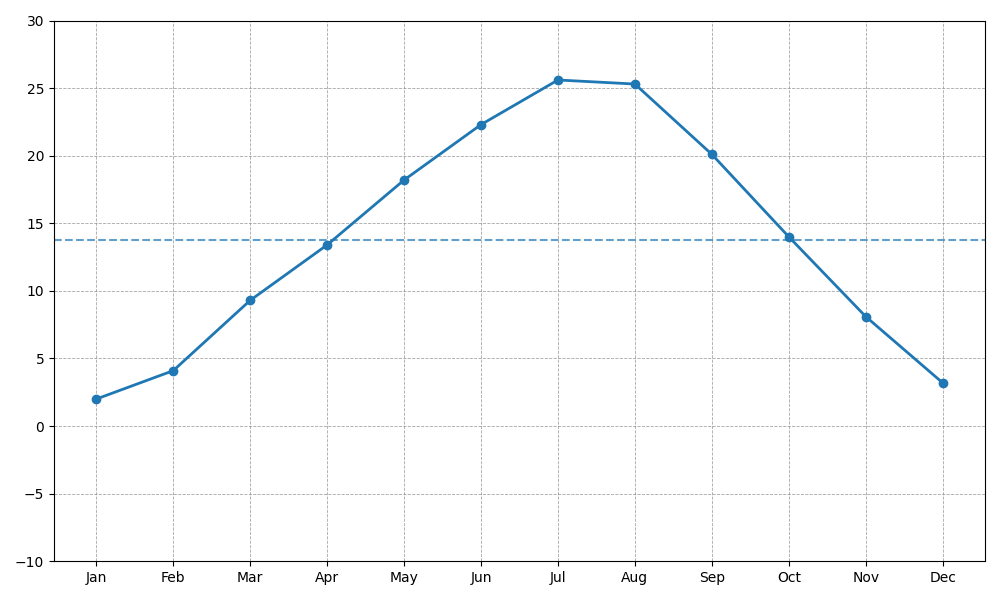

Source code (Python):
import matplotlib.pyplot as plt
import numpy as np

# Data: Average Monthly Temperatures (in Celsius) for a fictitious city over a year
months = np.array(['Jan', 'Feb', 'Mar', 'Apr', 'May', 'Jun', 'Jul', 'Aug', 'Sep', 'Oct', 'Nov', 'Dec'])
city_a_temps = np.array([2.0, 4.1, 9.3, 13.4, 18.2, 22.3, 25.6, 25.3, 20.1, 14.0, 8.1, 3.2])

# Yearly average temperature for the city
avg_city_a = np.mean(city_a_temps)

# Create figure and axis
fig, ax = plt.subplots(figsize=(10, 6))

# Plot temperature line for City A
ax.plot(months, city_a_temps, marker='o', color='#1f77b4', linewidth=2)

# Mark average yearly temperature with a dashed line
ax.axhline(y=avg_city_a, color='#1f77b4', linestyle='--', linewidth=1.5, alpha=0.7)

# Customizing grid and ticks
ax.grid(visible=True, which='both', linestyle='--', linewidth=0.6, color='grey', alpha=0.7)
ax.set_xticks(months)
ax.set_yticks(np.arange(-10, 31, 5))
ax.set_ylim(-10, 30)

# Automatically adjust layout
plt.tight_layout()

# Display the plot
plt.show()
